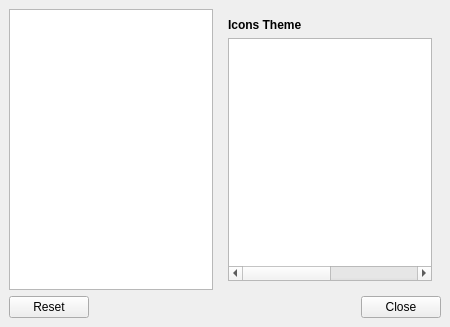
<?xml version="1.0" encoding="UTF-8"?>
<ui version="4.0">
 <class>MainWindow</class>
 <widget class="QMainWindow" name="MainWindow">
  <property name="geometry">
   <rect>
    <x>0</x>
    <y>0</y>
    <width>450</width>
    <height>327</height>
   </rect>
  </property>
  <property name="windowTitle">
   <string>Razor Appearance Configuration</string>
  </property>
  <widget class="QWidget" name="centralwidget">
   <layout class="QVBoxLayout" name="verticalLayout_2">
    <item>
     <layout class="QHBoxLayout" name="horizontalLayout">
      <item>
       <widget class="PageSelectWidget" name="moduleList">
        <property name="sizePolicy">
         <sizepolicy hsizetype="Preferred" vsizetype="Expanding">
          <horstretch>0</horstretch>
          <verstretch>0</verstretch>
         </sizepolicy>
        </property>
        <property name="horizontalScrollBarPolicy">
         <enum>Qt::ScrollBarAlwaysOff</enum>
        </property>
       </widget>
      </item>
      <item>
       <widget class="QStackedWidget" name="stackedWidget">
        <property name="sizePolicy">
         <sizepolicy hsizetype="Preferred" vsizetype="Preferred">
          <horstretch>0</horstretch>
          <verstretch>0</verstretch>
         </sizepolicy>
        </property>
        <property name="currentIndex">
         <number>0</number>
        </property>
        <widget class="QWidget" name="page">
         <layout class="QVBoxLayout" name="verticalLayout">
          <item>
           <widget class="QLabel" name="label">
            <property name="font">
             <font>
              <weight>75</weight>
              <bold>true</bold>
             </font>
            </property>
            <property name="text">
             <string>Icons Theme</string>
            </property>
           </widget>
          </item>
          <item>
           <widget class="QTreeWidget" name="iconThemeList">
            <property name="sizePolicy">
             <sizepolicy hsizetype="Expanding" vsizetype="Expanding">
              <horstretch>0</horstretch>
              <verstretch>0</verstretch>
             </sizepolicy>
            </property>
            <property name="alternatingRowColors">
             <bool>true</bool>
            </property>
            <property name="iconSize">
             <size>
              <width>22</width>
              <height>22</height>
             </size>
            </property>
            <property name="rootIsDecorated">
             <bool>false</bool>
            </property>
            <property name="columnCount">
             <number>4</number>
            </property>
            <attribute name="headerVisible">
             <bool>false</bool>
            </attribute>
            <column>
             <property name="text">
              <string notr="true">1</string>
             </property>
            </column>
            <column>
             <property name="text">
              <string notr="true">2</string>
             </property>
            </column>
            <column>
             <property name="text">
              <string notr="true">3</string>
             </property>
            </column>
            <column>
             <property name="text">
              <string notr="true">4</string>
             </property>
            </column>
           </widget>
          </item>
         </layout>
        </widget>
        <widget class="QWidget" name="page_2"/>
       </widget>
      </item>
     </layout>
    </item>
    <item>
     <widget class="QDialogButtonBox" name="buttons">
      <property name="standardButtons">
       <set>QDialogButtonBox::Close|QDialogButtonBox::Reset</set>
      </property>
     </widget>
    </item>
   </layout>
  </widget>
 </widget>
 <customwidgets>
  <customwidget>
   <class>PageSelectWidget</class>
   <extends>QListWidget</extends>
   <header location="global">razorqt/pageselectwidget.h</header>
  </customwidget>
 </customwidgets>
 <resources/>
 <connections/>
</ui>
